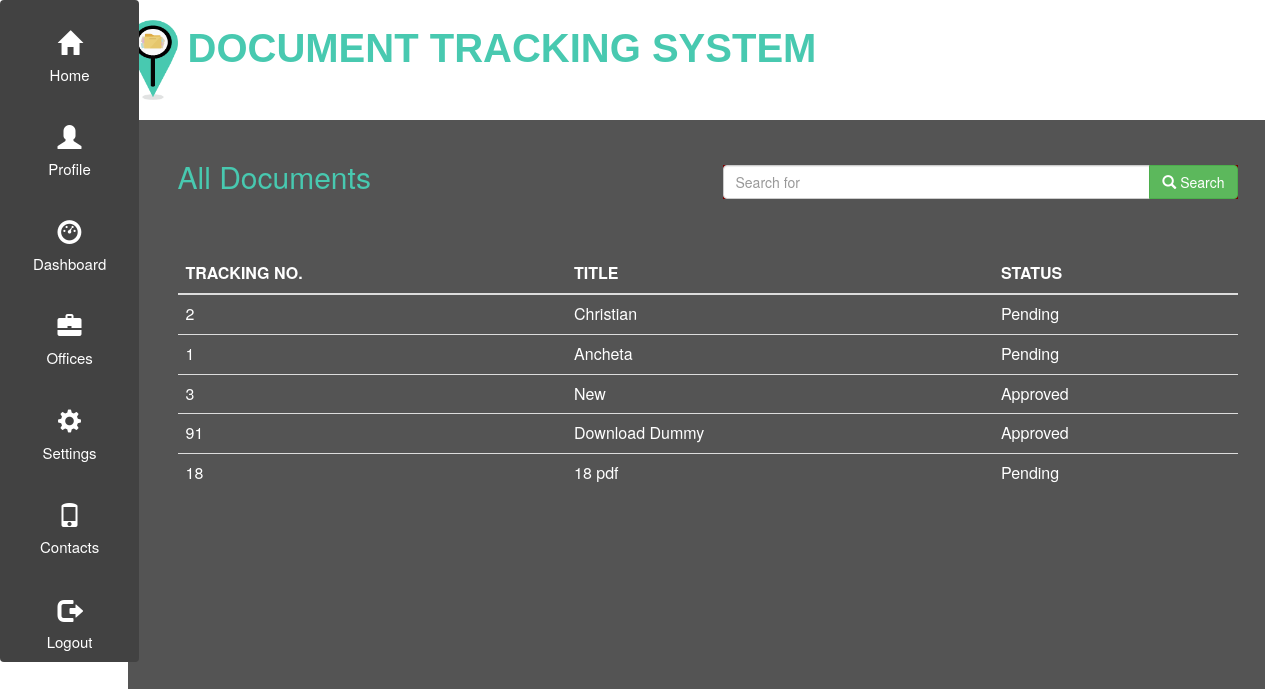
The page /index.php/home/docu on the database as committed earlier.
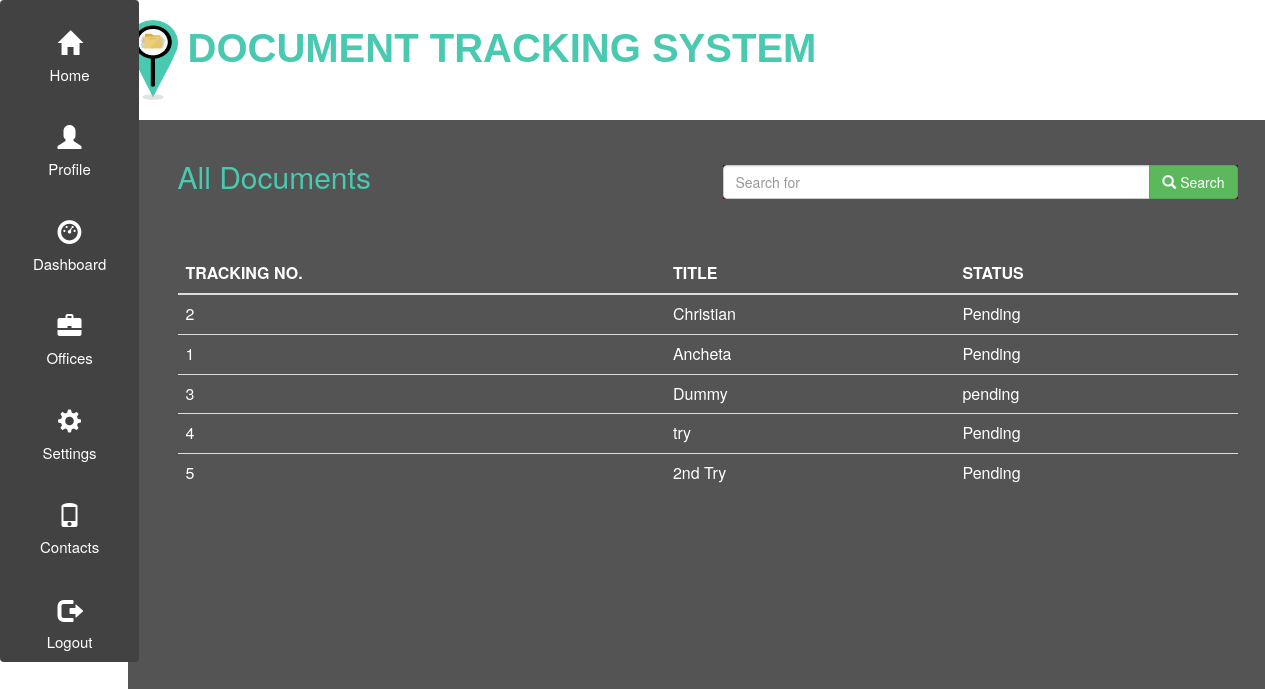
The same page on the database as committed later.
### tables this page shows
CREATE TABLE `documentation` (
  `documentation_id` int(6) NOT NULL,
  `employee_id` varchar(15) NOT NULL,
  `document_id` int(3) NOT NULL,
  `action` varchar(10) NOT NULL,
  `document_status` varchar(10) NOT NULL,
  `date_of_action` datetime NOT NULL DEFAULT CURRENT_TIMESTAMP,
  `signatory` int(2) NOT NULL
);

CREATE TABLE `document` (
  `document_id` int(3) NOT NULL,
  `tracking_no` varchar(30) NOT NULL,
  `document_title` varchar(30) NOT NULL,
  `document_desc` varchar(30) NOT NULL,
  `document_file` varchar(50) NOT NULL,
  `date_created` datetime NOT NULL DEFAULT CURRENT_TIMESTAMP
);

### application/controllers/Home.php (called while the page is built, shortened)
<?php
class Home extends CI_Controller {
	public function __construct(){
                $this->load->helper(array('form', 'url'));
    }
	public function docu(){
		$header_data['title']="All Documents";
		$this->load->view('header2',$header_data);
		$this->load->view('header');
		$this->load->model('dts_model');
		$documents = $this->dts_model->getDocuments();
		$this->load->view('documents',['do'=>$documents]);
		$this->load->view('footer');
	}
}

### index.php (called while the page is built, shortened)
<?php
require_once BASEPATH.'core/CodeIgniter.php';

### application/models/dts_model.php (called while the page is built, shortened)
<?php
	class dts_model extends CI_Model{
		public function getDocuments(){
			$this->db->select('d.document_id,d.document_title,d.document_file,do.action,do.document_status');
		    $this->db->from('document d');
		    $this->db->join('documentation do', 'do.document_id=d.document_id');
		    $stat="sent";
		    $this->db->where('do.document_status', $stat);
		    $query = $this->db->get();
		    if($query->num_rows() != 0)
		    {
		        return $query->result_array();
		    }
		    else
		    {
		        return false;
		    }
		}
	}
?>

### application/views/documents.php (the view, shortened to what this page needs)
<div class="container body">
		<div class="container red">
		  <div class="row">
		  <div class="col-md-6">
			<h2> All Documents </h2>
		  </div>
		  <div class="col-md-6">
			<form>
				<div class="form-group sbar input-group">
					<input type="text" class="form-control" id="search" onkeyup="search()" name="q" placeholder="Search for" required/>
					<span class="input-group-btn">
						<button type="submit" class="btn btn-success" >
							<span class="glyphicon glyphicon-search"></span> Search
						</button>
					</span>
				</div>
			</form>
		   </div>
		   </div>
			<br />
			<br />
			<table class="table table-list-search table-hover table-responsive" id="mytable">
				<thead>
					<tr>
						<th>TRACKING NO. </th>
						<th>TITLE</th>
						<th>STATUS</th>
					</tr>
				</thead>
				<tbody>
					<?php if(isset($do)): ?>
					<?php foreach ($do as $document){ ?>
					<tr>
						<td><?php echo $document['document_id']; ?></td>
						<td><?php echo $document['document_title']; ?></td>
						<td><?php echo $document['action']; ?></td>
					</tr>
					<?php } ?>
					<?php else: ?>
							<tr>NO RECORD FOUND!</tr>
					<?php endif; ?>
				</tbody>
			</table>
		</div>
</div>

### application/views/header2.php (shortened to what this page needs)
<!doctype html>
<html>
<head>
	<link rel="stylesheet" href="<?php echo base_url();?>assets/css/bootstrap.min.css" type="text/css" />
	<link rel="stylesheet" href="<?php echo base_url();?>assets/css/bootstrap.css"  type="text/css"/>
	<link rel="stylesheet" href="<?php echo base_url();?>assets/css/timeline-css.css" type="text/css" />
	<link rel="stylesheet" href="<?php echo base_url();?>assets/css/modi.css" type="text/css" />
	<link rel="stylesheet" href="<?php echo base_url();?>assets/css/animate.css" type="text/css" />
</head>

### application/views/header.php
<body>
<div class="tab-menu">
    <ul class="list-group text-center">
        <a href="<?php echo site_url('Home/home'); ?>" class="list-group-item">
         <h3 class="glyphicon glyphicon-home"></h3><br/>Home
        </a>
        <a href="<?php echo site_url('Home/profile'); ?>" class="list-group-item">
         <h3 class="glyphicon glyphicon-user"></h3><br/>Profile
        </a>
        <a href="<?php echo site_url('Home/docu'); ?>" class="list-group-item text-center">
         <h3 class="glyphicon glyphicon-dashboard"></h3><br/>Dashboard
        </a>
        <a href="<?php echo site_url('Home/offices'); ?>" class="list-group-item">
         <h3 class="glyphicon glyphicon-briefcase"></h3><br/>Offices
        </a>
        <a href="<?php echo site_url('Home/edit'); ?>" class="list-group-item">
         <h3 class="glyphicon glyphicon-cog"></h3><br/>Settings
        </a>
		<a href="<?php echo site_url('Home/contacts'); ?>" class="list-group-item">
         <h3 class="glyphicon glyphicon-phone"></h3><br/>Contacts
        </a>
		<a href="<?php echo site_url('Home'); ?>" class="list-group-item">
         <h3 class="glyphicon glyphicon-log-out"></h3><br/>Logout
        </a>
    </ul>
</div>
<div class="container">
	<div class="title-banner">
	<img src="<?php echo base_url('assets/images/colored.png'); ?>" alt="logo" id="logo" class="img-reponsive" />
	<banner id="bannertitle">DOCUMENT TRACKING SYSTEM</banner>
	</div>
</div>

### application/views/footer.php
</body>
</html>

### assets/css/modi.css (style rules this page uses)
.list-group-item { border:0; font-size: 15px; }
.tab-menu .list-group { list-style-type:none; padding:auto; width:11%; float:left; position:fixed; left:0; cursor:pointer; }
.tab-menu .list-group .list-group-item { background-color: #424242; transition:0.3s; }
.list-group { margin-bottom: 0; }
.tab-menu .list-group>a h3.glyphicon { color: #ffffff; }
.tab-menu .list-group>a { color: #ffffff; }
#logo { height: 80px; width: 50px; margin-right: 10px; float:left; }
body { background:url(http://[::1]/DTS/assets/images/1.jpg) no-repeat center center fixed; -webkit-background-size: cover; -moz-background-size: cover; -o-background-size: cover; background-size: cover; padding: 0px; margin: 0; }
.title-banner { margin-top:0; margin-bottom:0; height:120px; margin: 0px 10px 0px 65px; width:1160px; padding:0px; padding-top:20px; }
#bannertitle { font-family: "Arial", "Helvetica", "sans-serif"; font-size:40px; font-weight:bold; margin:0; color:#48C9B0; }
.red { background-color: rgba(66,66,66,0.9); margin: 0px 10px 0px 65px; padding-left: 50px; padding-right: 50px; padding-top: 20px; padding-bottom:0px; max-width:1160px; min-height:1300px; }
h1, h2, h3, h4, h5, h6 { color:#48C9B0; }
.table { color: white; font-size: 16px; }
.sbar { margin-top: 25px; width:100%; background-color:#790000; float:right; }

Rows that differ between the two databases and show on the page:
changed documentation: document.document_title "New" → "Dummy"; action "Approved" → "pending"
changed documentation: document.document_id "91" → "4"; document.document_title "Download Dummy" → "try"; action "Approved" → "Pending"
changed documentation: document.document_id "18" → "5"; document.document_title "18 pdf" → "2nd Try"
